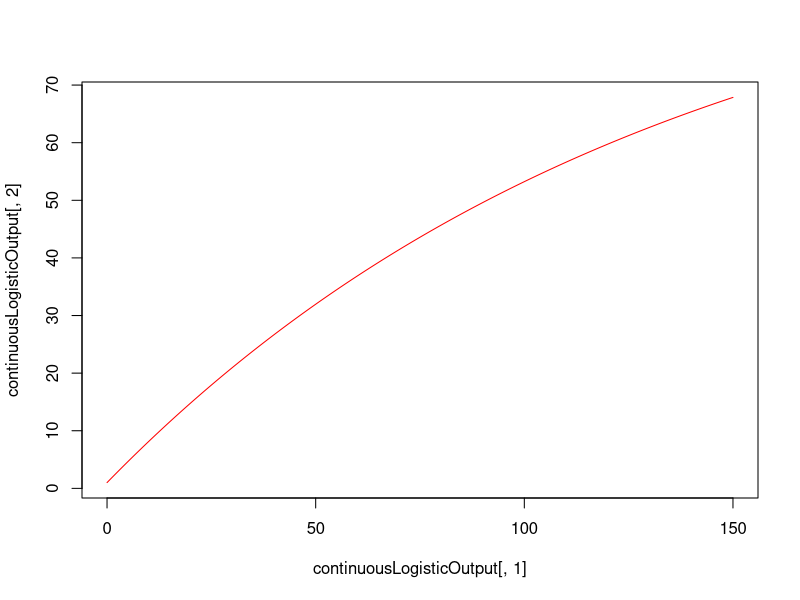

This chart was generated by the following R code:
#Looking at sensitivity of various models

library(deSolve)
#Sensitivity to initial conditions

#Example
continuousLogistic<-function(tt,yy,pars){
  derivs<-pars['rr']*(1-(yy/pars['kk']))
  return(list(derivs))
}

init<-1
tseq<-seq(0,150, by =0.1)
pars<- c(rr=.75, kk=100)
pars['rr']
pars['kk']

continuousLogisticOutput<-lsoda(init, tseq, continuousLogistic, pars)
#output for this logistic model coming from the function expGrowthODE and its parameters


head(continuousLogisticOutput)
#time        1
#[1,]  0.0 1.000000
#[2,]  0.1 1.197802
#[3,]  0.2 1.395209
#[4,]  0.3 1.592222
#[5,]  0.4 1.788841
#[6,]  0.5 1.985067

plot(continuousLogisticOutput[,1], continuousLogisticOutput[,2],col="red", type="l")
#the "type" is an L, not a 1
